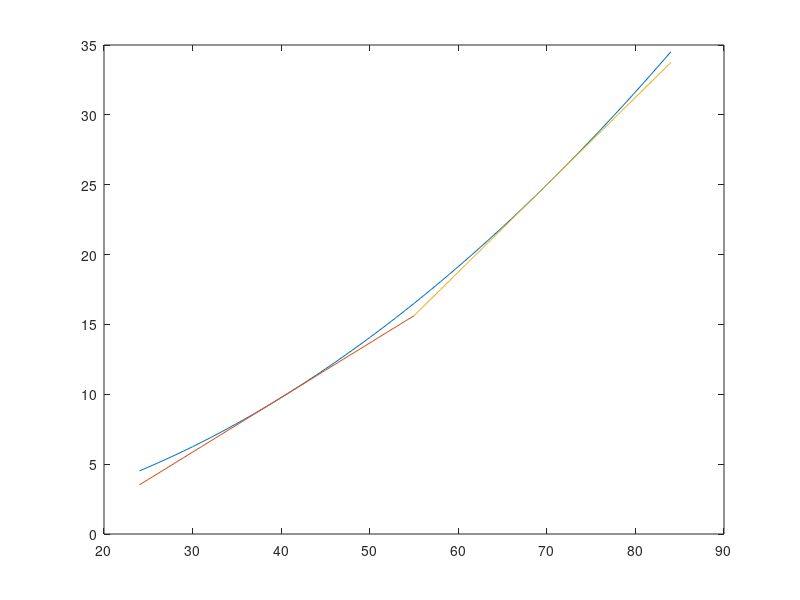

Reproduce this figure in MATLAB.
close all;
a1 = 16;
il = 2;
if il == 5
    F1_0 = 33;%54
    F1_1 = 45;%90
    F1_2 = 54;%10
    F1_3 = 65;%73
    F1_4 = 75;%21
end
if il == 4
    F1_0 = 30;%54
    F1_1 = 45;%90
    F1_2 = 60;%10
    F1_3 = 75;%73
    F1_4 = 0;%21
end
if il == 3
    F1_0 = 40;%54
    F1_1 = 54;%90
    F1_2 = 70;%10
    F1_3 = 0;%73
    F1_4 = 0;%21
end
if il == 2
    F1_0 = 40;%54
    F1_1 = 70;%90
    F1_2 = 0;%10
    F1_3 = 0;%73
    F1_4 = 0;%21
end
F_D = 10;
h2 = zeros (100,1);
h2_l0 = h2;
h2_l1 = h2;
h2_l2 = h2;
h2_l3 = h2;
h2_l4 = h2;
for i = 24:84
    h2(i)= ((i+F_D)/a1)^2;
    h2_l0(i)= ((F1_0+F_D)/a1)^2+2*((F1_0+F_D)/a1)*(i-F1_0)/a1;
    h2_l1(i)= ((F1_1+F_D)/a1)^2+2*((F1_1+F_D)/a1)*(i-F1_1)/a1;
    h2_l2(i)= ((F1_2+F_D)/a1)^2+2*((F1_2+F_D)/a1)*(i-F1_2)/a1;
    h2_l3(i)= ((F1_3+F_D)/a1)^2+2*((F1_3+F_D)/a1)*(i-F1_3)/a1;
    h2_l4(i)= ((F1_4+F_D)/a1)^2+2*((F1_4+F_D)/a1)*(i-F1_4)/a1;
end
plot(24:84,h2(24:84));
hold on;
if il == 5
    plot(24:uint8((F1_0+F1_1)/2),h2_l0(24:uint8((F1_0+F1_1)/2)));
    plot(uint8((F1_0+F1_1)/2):uint8((F1_1+F1_2)/2),h2_l1(uint8((F1_0+F1_1)/2):uint8((F1_1+F1_2)/2)));
    plot(uint8((F1_1+F1_2)/2):uint8((F1_2+F1_3)/2),h2_l2(uint8((F1_1+F1_2)/2):uint8((F1_2+F1_3)/2)));
    plot(uint8((F1_2+F1_3)/2):uint8((F1_3+F1_4)/2),h2_l3(uint8((F1_2+F1_3)/2):uint8((F1_3+F1_4)/2)));
    plot(uint8((F1_3+F1_4)/2):84,h2_l4(uint8((F1_3+F1_4)/2):84));
end
if il == 4
    plot(24:uint8((F1_0+F1_1)/2),h2_l0(24:uint8((F1_0+F1_1)/2)));
    plot(uint8((F1_0+F1_1)/2):uint8((F1_1+F1_2)/2),h2_l1(uint8((F1_0+F1_1)/2):uint8((F1_1+F1_2)/2)));
    plot(uint8((F1_1+F1_2)/2):uint8((F1_2+F1_3)/2),h2_l2(uint8((F1_1+F1_2)/2):uint8((F1_2+F1_3)/2)));
    plot(uint8((F1_2+F1_3)/2):84,h2_l3(uint8((F1_2+F1_3)/2):84));
    
end
if il == 3
    plot(24:uint8((F1_0+F1_1)/2),h2_l0(24:uint8((F1_0+F1_1)/2)));
    plot(uint8((F1_0+F1_1)/2):uint8((F1_1+F1_2)/2),h2_l1(uint8((F1_0+F1_1)/2):uint8((F1_1+F1_2)/2)));
    plot(uint8((F1_1+F1_2)/2):84,h2_l2(uint8((F1_1+F1_2)/2):84));
end
if il == 2
    plot(24:uint8((F1_0+F1_1)/2),h2_l0(24:uint8((F1_0+F1_1)/2)));
    plot(uint8((F1_0+F1_1)/2):84,h2_l1(uint8((F1_0+F1_1)/2):84));
end